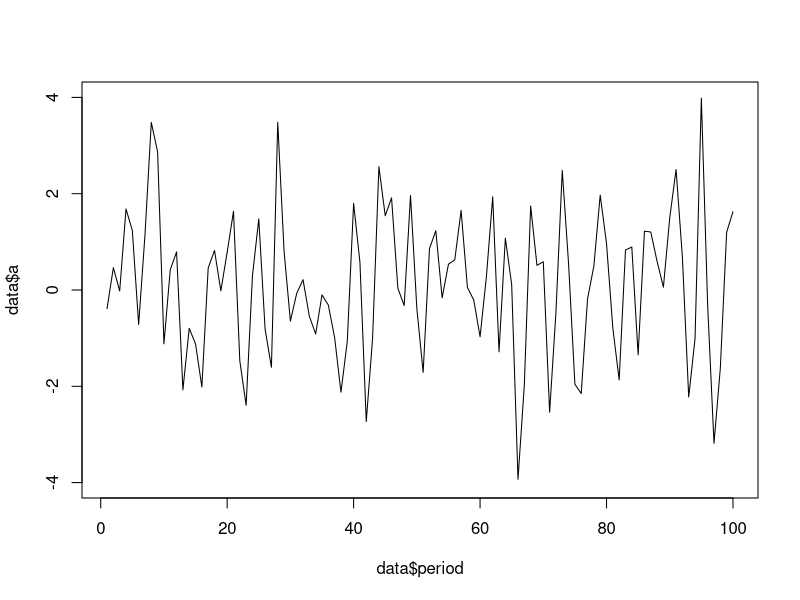
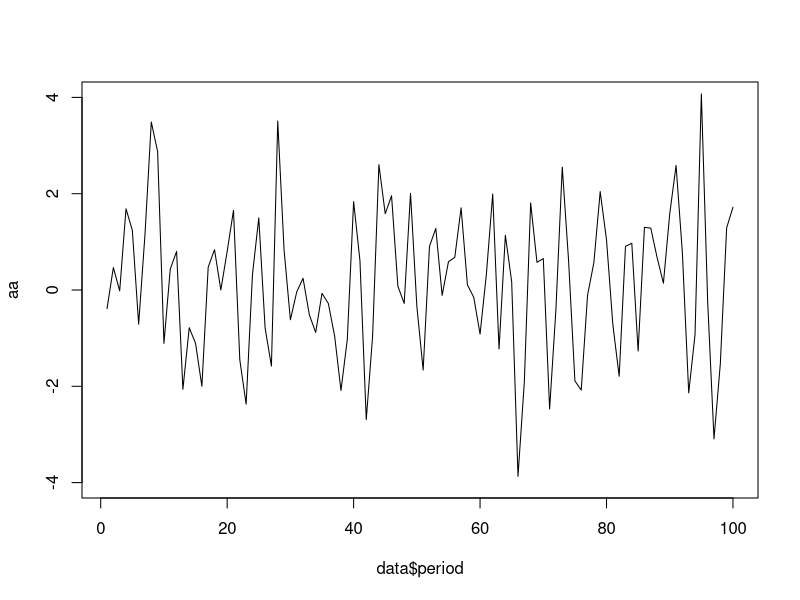
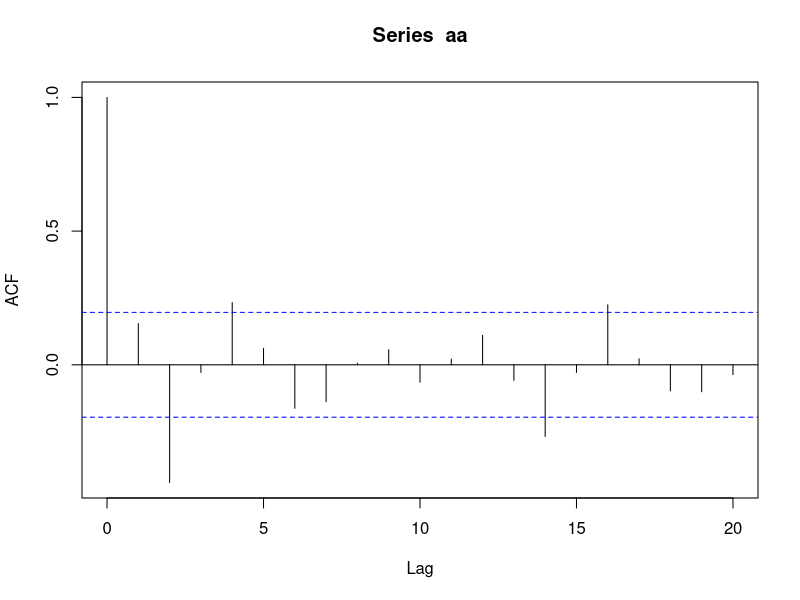
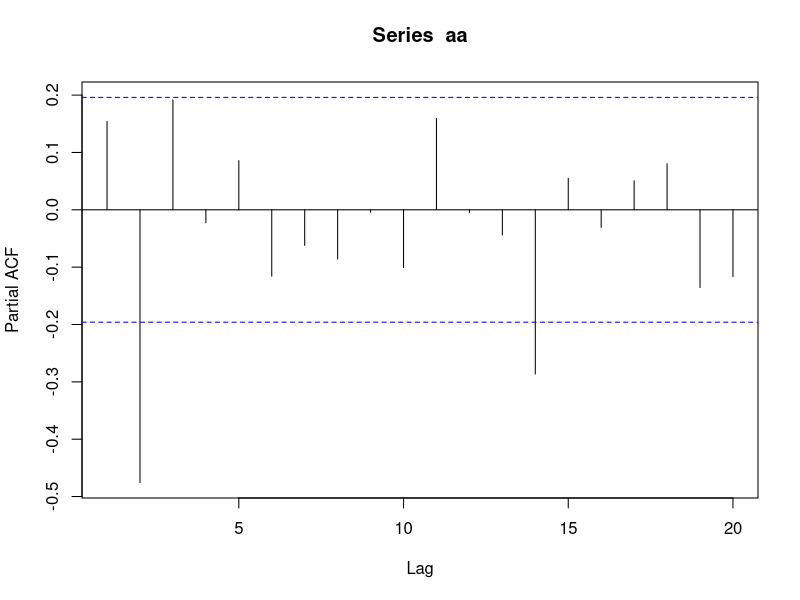
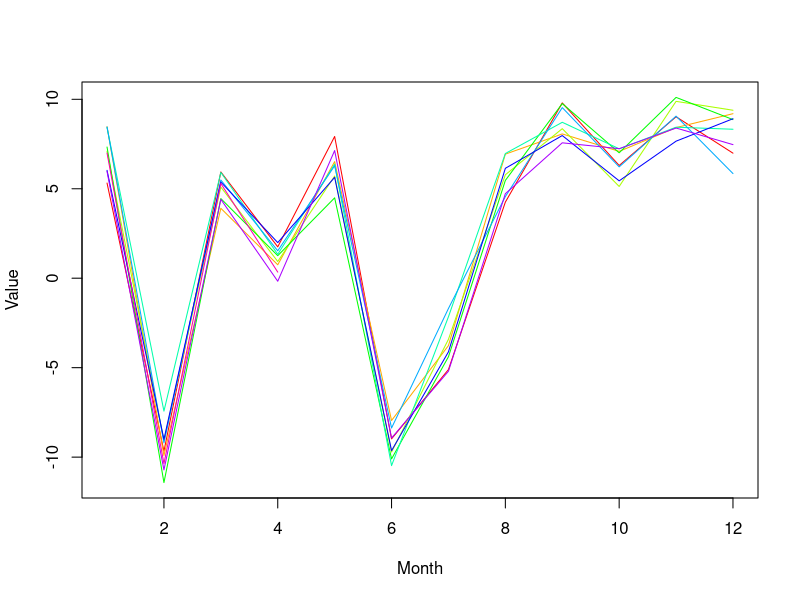

The R source for these figures, in order: (Note: this script raises an error after producing the figures.)


data <- read.csv("Data/mysterytsUW.csv")
data$period <- seq(1,100,1)
library(RColorBrewer)

plot(x=data$period, y=data$a, type="l", ylim=range(-4,4))



#trend
fit.a <- lm(a ~ period, data=data)
summary(fit.a)
beta.a <- fit.a$coefficients[2]


aa<-NULL
for (i in 1:100){
  aa[i] <- data$a[i] - beta.a*data$period[i]
}

detrend.ts <- function(ts=NULL, beta=NULL, period=NULL){
  detrend <- NULL
  for (i in 1:length(ts)){
    detrend[i] <- ts[i] - beta*period[i]
  }
  return(detrend)
}

plot(x=data$period, y=aa, type="l", ylim=range(-4,4))

acf(aa)
pacf(aa)


#seasonality
plot(1,type='n',xlim=c(1,12), ylim=range(min(data$j),max(data$j)), xlab='Month', ylab='Value')
lines(data$j[1:12], type='l', col=rainbow(9)[1])
lines(data$j[13:24], type='l', col=rainbow(9)[2])
lines(data$j[25:36], type='l', col=rainbow(9)[3])
lines(data$j[37:48], type='l', col=rainbow(9)[4])
lines(data$j[49:60], type='l', col=rainbow(9)[5])
lines(data$j[61:72], type='l', col=rainbow(9)[6])
lines(data$j[73:84], type='l', col=rainbow(9)[7])
lines(data$j[85:96], type='l', col=rainbow(9)[8])
lines(data$j[97:100], type='l', col=rainbow(9)[9])

#Look at the monthly cycle by plotting each year separately

# Make some colors
col <- brewer.pal(8, "Blues")

# Gather the data (sort the number of deaths by month and year in a matrix)
datamat <- matrix(parts[[10]],nrow=12,ncol=length(parts[[10]])/12, byrow=FALSE)

# Repeat them as many times as needed
col <-  as.vector(t(matrix(col, nrow=length(col), ncol=ceiling(ncol(datamat)/length(col)))))

# Plot each year over the months
matplot(datamat, type="l", col=col, lty=1, xaxt="n", xlab="Month",
        main=paste0(c("Seasonality",num.index[10])))
axis(1, at=1:12, labels=c("J", "F", "M", "A", "M", "J", "J", "A", "S", "O", "N", "D"))
abline(a=0,b=0,lty="dashed")
#dev.off()



#ARMA
acf(data$a)
pacf(data$a)


#loop
num.index <- seq(1,18,1)

parts <- NULL
for (i in 1:18){
  parts[[i]] <- data[,i]
}

for (i in 1:18){
  plot(x=data$period, y=parts[[i]], type="l", ylim=range(min(parts[[i]]),max(parts[[i]])), main=num.index[i])
}

beta <- NULL
fit <- NULL
summary <- NULL

for (i in 1:18){
  fit[[i]] <- lm(parts[[i]] ~ data$period)
  summary[[i]] <- summary(fit[[i]])
  beta[i] <- fit[[i]]$coefficients[2]
}

#detrend
detrended <- NULL

detrended[[18]] <- detrend.ts(ts=parts[[18]], beta[18], period=data$period)
detrended[[1]]

y <- arima.sim(list(order = c(2,0,0), ar = c(0.5, -0.2), ma = NULL), n=100)

#Plot the series against time
plot(y,type="l",col="red",ylab="y",xlab="Time",
     main = expression(paste("Simulated AR(1) process with ",phi[1]," = 0.50")))
abline(a=0,b=0,lty="dashed")

#Plot the ACF
acf(y, main = expression(paste("ACF of AR(1) process with ",phi[1]," = 0.50")))

#Plot the PACF
pacf(y, main = expression(paste("PACF of AR(1) process with ",phi[1]," = 0.50")))


